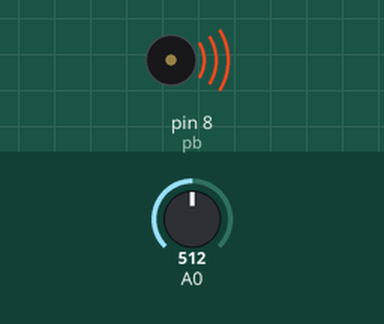
The sketch below on a simulated Arduino Uno, built with avr-gcc and run on an emulated ATmega328P. Parts: buzzer (waves = sounding). The test bench sets the inputs (shaded band); at power-on: A0 = 512.

Above: at 0.1 s.
Timing chart, 0 to 1.6 s (numbered marks = the images above):
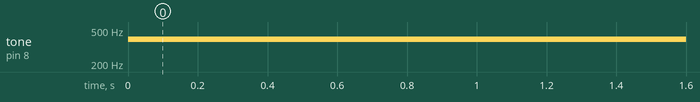

The sketch:

9d.ino
```cpp
int pb = 8;
int melody[] = {262, 294, 330, 349, 392, 440, 494, 523};

void setup() {
  pinMode(pb, OUTPUT);
  }

void loop() {
  int light = analogRead(A0);
  int a = map(light, 0, 1023, melody[0], melody[7]);
  tone(pb, a, 1000);


}
```

Measured:
- by itself, tone on pin 8 (pb): silent → 392 Hz at 0.00 s
